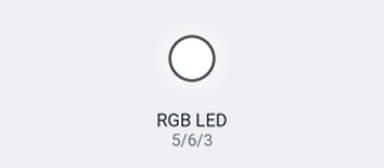
The sketch below on a simulated Arduino Uno, built with avr-gcc and run on an emulated ATmega328P. Parts: an RGB LED mixed from three pins (HIGH = lit). Dim RGB values are drawn brighter than linear.

Above: at 0.05 s.
At 1.75 s:
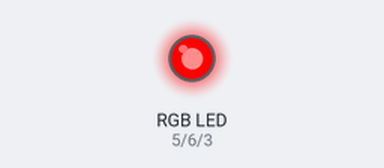
At 2.6 s:
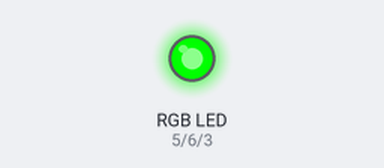
At 3.5 s:
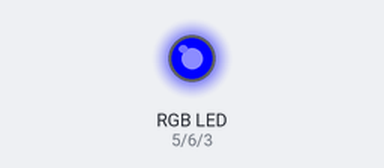
At 5.25 s:
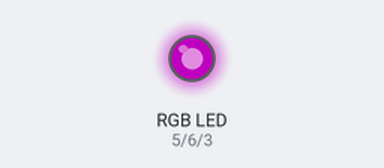
At 7.0 s:
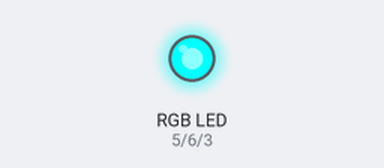
Timing chart, 0 to 9.1 s (numbered marks = the images above):
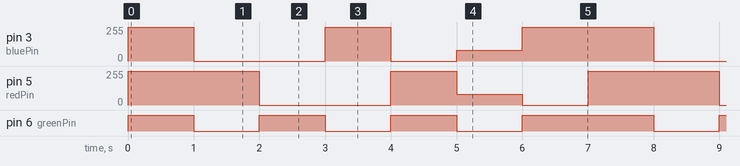

Measured:
- by itself, pin 3 (bluePin): repeats every 7.0 s: 0/255 2.0 s, 255/255 1.0 s, 0/255 1.0 s, 80/255 1.0 s, 255/255 2.0 s
- by itself, pin 5 (redPin): repeats every 7.0 s: 0/255 2.0 s, 255/255 1.0 s, 80/255 1.0 s, 0/255 1.0 s, 255/255 2.0 s
- by itself, pin 6 (greenPin): repeats every 7.0 s: 2 × (LOW 1.0 s, HIGH 1.0 s), LOW 1.0 s, HIGH 2.0 s

The sketch:

LED_strip.ino
```cpp
int redPin = 5;
int greenPin = 6;
int bluePin = 3;

int lightDelay = 1000;
int pauseDelay = 0;

void setup()
{
  pinMode(redPin, OUTPUT);
  pinMode(greenPin, OUTPUT);
  pinMode(bluePin, OUTPUT);
}

void loop()
{
  setColor(255, 255, 255);  // white
  delay(lightDelay);
  setColor(0, 0, 0);  // pause
  delay(pauseDelay);

  setColor(255, 0, 0);  // red
  delay(lightDelay);
  setColor(0, 0, 0);  // pause
  delay(pauseDelay);

  setColor(0, 255, 0);  // green
  delay(lightDelay);
  setColor(0, 0, 0);  // pause
  delay(pauseDelay);

  setColor(0, 0, 255);  // blue
  delay(lightDelay);
  setColor(0, 0, 0);  // pause
  delay(pauseDelay);

  setColor(255, 255, 0);  // yellow
  delay(lightDelay);
  setColor(0, 0, 0);  // pause
  delay(pauseDelay);

  setColor(80, 0, 80);  // purple
  delay(lightDelay);
  setColor(0, 0, 0);  // pause
  delay(pauseDelay);

  setColor(0, 255, 255);  // aqua
  delay(lightDelay);
  setColor(0, 0, 0);  // pause
  delay(pauseDelay);

}

void setColor(int red, int green, int blue)
{
  analogWrite(redPin, red);
  analogWrite(greenPin, green);
  analogWrite(bluePin, blue);
}
```
